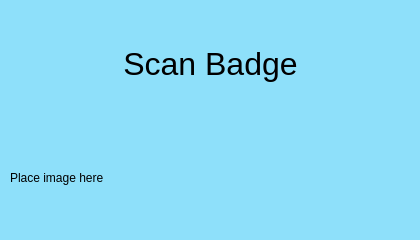
<?xml version="1.0" encoding="UTF-8"?>
<ui version="4.0">
 <class>Form</class>
 <widget class="QWidget" name="Form">
  <property name="geometry">
   <rect>
    <x>0</x>
    <y>0</y>
    <width>420</width>
    <height>240</height>
   </rect>
  </property>
  <property name="windowTitle">
   <string>Form</string>
  </property>
  <property name="styleSheet">
   <string notr="true">background-color: rgb(142, 224, 250);
</string>
  </property>
  <widget class="QWidget" name="gridLayoutWidget">
   <property name="geometry">
    <rect>
     <x>10</x>
     <y>10</y>
     <width>401</width>
     <height>221</height>
    </rect>
   </property>
   <layout class="QGridLayout" name="gridLayout">
    <item row="0" column="0">
     <layout class="QHBoxLayout" name="horizontalLayout">
      <item>
       <widget class="QLabel" name="label">
        <property name="font">
         <font>
          <pointsize>24</pointsize>
          <weight>50</weight>
          <italic>false</italic>
          <bold>false</bold>
         </font>
        </property>
        <property name="text">
         <string>Scan Badge</string>
        </property>
        <property name="alignment">
         <set>Qt::AlignCenter</set>
        </property>
       </widget>
      </item>
     </layout>
    </item>
    <item row="1" column="0">
     <layout class="QGridLayout" name="gridLayout_2">
      <item row="0" column="0">
       <widget class="QLabel" name="label_2">
        <property name="text">
         <string>Place image here</string>
        </property>
       </widget>
      </item>
     </layout>
    </item>
   </layout>
  </widget>
 </widget>
 <resources/>
 <connections/>
</ui>
